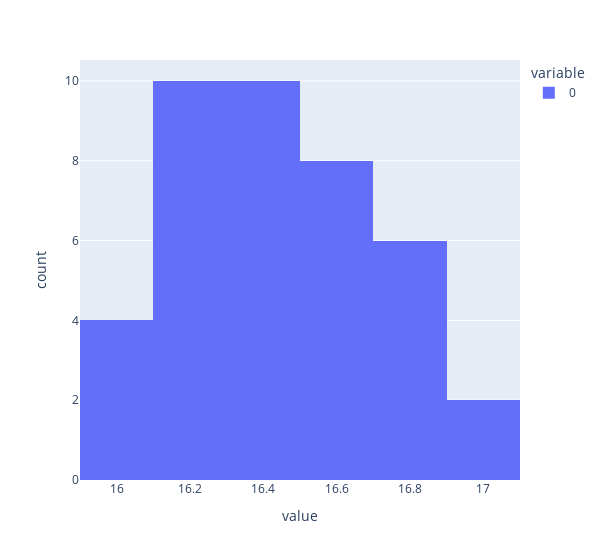

The cell this chart's notebook holds for it:
### Code cell
ex.histogram(current_normal, width=600)

### Figure 1 — Plotly figure (JSON) as saved in the notebook; plotly's stock layout.template omitted (floating-point values rounded to 4 significant figures)
{"data": [{"alignmentgroup": "True", "bingroup": "x", "hovertemplate": "variable=0<br>value=%{x}<br>count=%{y}<extra></extra>", "legendgroup": "0", "marker": {"color": "#636efa", "pattern": {"shape": ""}}, "name": "0", "offsetgroup": "0", "orientation": "v", "showlegend": true, "type": "histogram", "x": [16.25, 16.16, 16.34, 16.49, 16.06, 16.82, 16.06, 16.31, 16.09, 16.43, 16.22, 16.25, 16.85, 16.22, 16.12, 16.82, 15.97, 16.49, 16.31, 16.37, 16.43, 16.94, 17, 16.73, 16.49, 16.58, 16.28, 16.12, 16.67, 16.58, 16.76, 16.55, 16.52, 16.22, 16.58, 16.34, 16.7, 16.55, 16.61, 16.19], "xaxis": "x", "yaxis": "y"}], "layout": {"barmode": "relative", "legend": {"title": {"text": "variable"}, "tracegroupgap": 0}, "margin": {"t": 60}, "width": 600, "xaxis": {"anchor": "y", "domain": [0, 1], "title": {"text": "value"}}, "yaxis": {"anchor": "x", "domain": [0, 1], "title": {"text": "count"}}}}
